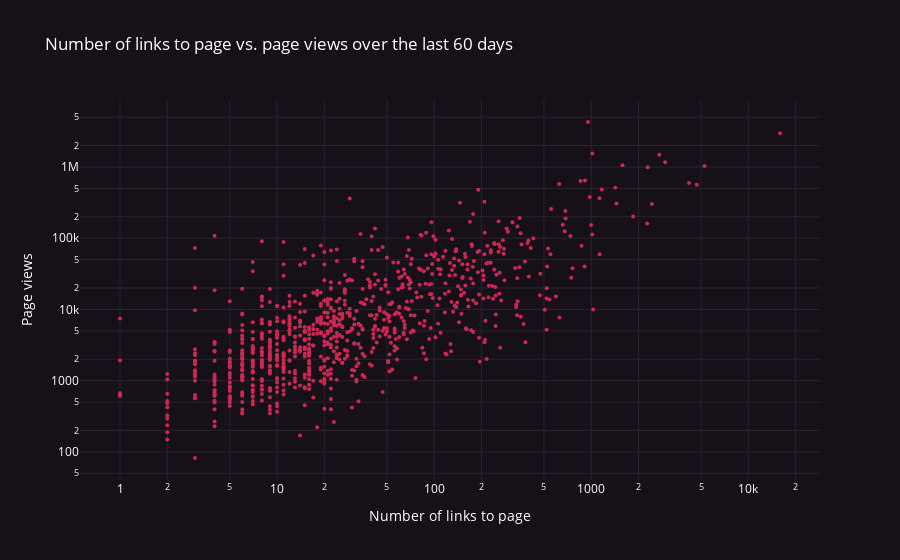

The notebook cell saved with this chart:
### Markdown cell above
The removal of Musk and Trump further helps show a slight trend, but the wide spread of points on the X-Axis makes it more difficult to discern. Therefore, we decided to show use a log scale on the X-Axis for the next scatter plot. Now that both axes have log scales, we can add Trump and Musk back in since they shouldn't disrupt the layout anymore.

### Code cell
links_dict['Donald Trump'] = trump_data
links_dict['Elon Musk'] = musk_data
connectedness_total = [len(links_dict[name]['linkshere']) for name in links_dict.keys()]
views = [links_dict[name]['total_views'] for name in links_dict.keys()]

graph_data = go.Scatter(
    y=views, x=connectedness_total,
    text=list(links_dict.keys()),
    **plots_config.scatter_plot_config)
fig = go.Figure(data=[graph_data])

axis_config = plots_config.scatter_axis_config

y_axis = dict(title='Page views', type='log')
y_axis.update(axis_config)
x_axis = dict(title='Number of links to page', type = 'log')
x_axis.update(axis_config)
fig.update_layout(
    plots_config.scatter_update_layout,
    yaxis=y_axis,
    xaxis=x_axis,)
fig.show()

### Figure 1 — Plotly figure (JSON) as saved in the notebook; plotly's stock layout.template omitted (floating-point values rounded to 4 significant figures; data arrays with more than 128 entries replaced by an {"elided": "..."} marker saying what was removed)
{"data": [{"hovertemplate": "<b>%{text}</b><br><b>Links</b>: %{x}<br><b>Views</b>: %{y}<br><extra></extra>", "marker": {"color": "rgb(204,40,81)", "size": 4}, "mode": "markers", "text": {"elided": "901 str values"}, "type": "scatter", "x": {"elided": "901 int values"}, "y": {"elided": "901 int values"}}], "layout": {"paper_bgcolor": "rgb(22,16,25)", "plot_bgcolor": "rgb(22,16,25)", "title": {"font": {"color": "rgb(255,255,255)"}, "text": "Number of links to page vs. page views over the last 60 days"}, "xaxis": {"gridcolor": "rgb(44,32,50)", "tickcolor": "rgb(180,155,191)", "tickfont": {"color": "rgb(255,255,255)"}, "title": {"font": {"color": "rgb(255,255,255)"}, "text": "Number of links to page"}, "type": "log"}, "yaxis": {"gridcolor": "rgb(44,32,50)", "tickcolor": "rgb(180,155,191)", "tickfont": {"color": "rgb(255,255,255)"}, "title": {"font": {"color": "rgb(255,255,255)"}, "text": "Page views"}, "type": "log"}}}
